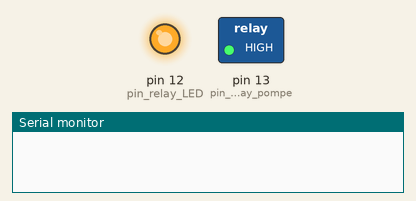
The sketch below on a simulated Arduino Uno, built with avr-gcc and run on an emulated ATmega328P. Parts: switched loads named in the sketch (green lamp = pin HIGH), output pins drawn as LEDs (lit = HIGH), the last lines printed to the serial monitor.

Above: at 0.1 s.
At 2.5 s:
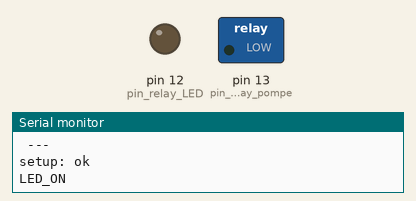
At 52.5 s:
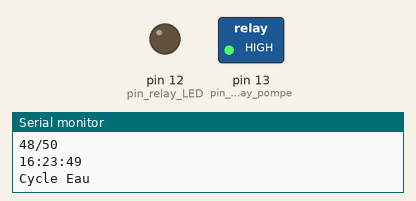
Timing chart, 0 to 54.0 s (numbered marks = the images above):
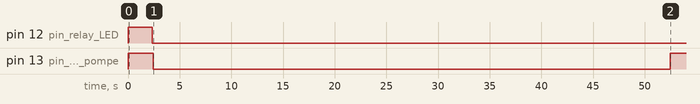

The sketch:

aquamatique_HOME_V1.1_without_clock.ino
```cpp
#include <avr/wdt.h>            // Inclusion de la librairie WatchDog

//réglages

/*
  //exemple
  unsigned int heure_start = 15, minute_start = 40;           // heure de branche du systeme

  unsigned int tpsON_min = 0, tpsON_sec = 50;                // duree d'arrossage - cycle EAU
  unsigned int tpsOFF_min = 10, tpsOFF_sec = 0;              // duree sans arrossage - cycle AIR

  unsigned int LED_heure_start = 6, LED_heure_fin = 18 ;     // heures de debut et de fin de l'eclairage - cycle LUMIERE
*/


unsigned int heure_start = 16, minute_start = 23;           // heure de branche du systeme

unsigned int tpsON_min = 0, tpsON_sec = 50;                // duree d'arrossage - cycle EAU
unsigned int tpsOFF_min = 10, tpsOFF_sec = 0;              // duree sans arrossage - cycle AIR

unsigned int LED_heure_start = 5, LED_heure_fin = 18 ;     // heures de debut et de fin de l'eclairage - cycle LUMIERE


//interface
const unsigned int pin_relay_pompe = 13;
const unsigned int pin_relay_LED = 12;

// NE RIEN CHANGER à partie de maintenant
//code
int tpsON , tpsOFF , nbrCYCLE , H, M, S;
boolean air, eau, lumiere;
boolean debug = 1; // 1=on

void setup() {

  //  wdt_disable(); // Desactiver le WatchDog

  wdt_enable(WDTO_8S); // Active le WatchDog sur une durée de 8 secondes


  pinMode(pin_relay_pompe, OUTPUT);
  digitalWrite(pin_relay_pompe, HIGH);// OFF
  pinMode(pin_relay_LED, OUTPUT);
  digitalWrite(pin_relay_LED, HIGH);// OFF

  delay(100);
  Serial.begin(9600);
  info_start();

  tpsON = (( tpsON_min * 60) + tpsON_sec);
  tpsOFF = (tpsOFF_min * 60) + tpsOFF_sec;

  H = heure_start; // heure de l'"horloge" mis à heure_start
  M = minute_start; // idem minute
  S = 0; // seconde

  delay(100);

  if (LED_heure_start <= H && LED_heure_fin > H) {
    lumiere = 1;
    digitalWrite(pin_relay_LED, LOW);// OFF
    if (debug == 1) {
      Serial.println ("LED_ON");
    }
  }
  else {
    lumiere = 0;
    digitalWrite(pin_relay_LED, HIGH);// OFF
    if (debug == 1) {
      Serial.println ("LED_OFF");

    }


  }
}

void loop() {
  Eau();

  LED();

  Air();

  LED();
}

void Eau() {
  eau = true;
  air = false;
  delay(100);
  nbrCYCLE++;
  digitalWrite(pin_relay_pompe, LOW);

  for (int i = 0; i < tpsON; i ++) {
    delay(1000);
    Chronos();
    wdt_reset();

    if (debug) {

      Serial.println ("Cycle Eau");
      Serial.print (i);
      Serial.print ("/");
      Serial.println (tpsON);
      Serial.print (H);
      Serial.print (":");
      Serial.print (M);
      Serial.print (":");
      Serial.println (S);
    }
  }
}
void Air() {
  eau = false;
  air = true;

  digitalWrite(pin_relay_pompe, HIGH);

  for (int i = 0; i < tpsOFF; i ++) {


    delay(1000);
    Chronos();
    wdt_reset();

    if (debug) {
      Serial.println ("Cycle Air");
      Serial.print (i);
      Serial.print ("/");
      Serial.println (tpsOFF);
      Serial.print (H);
      Serial.print (":");
      Serial.print (M);
      Serial.print (":");
      Serial.println (S);
    }
  }
}

// pas besoin mais on garde le code au cas ou
/*
  void wdt_delay(unsigned long msec)
  {
  wdt_reset();

  while (msec > 1000)
  {
    wdt_reset();
    delay(1000);
    msec -= 1000;
  }
  delay(msec);
  wdt_reset();
  }

*/
void wdt_reload()
{
  delay(8001);
}


void Chronos() {
  S++;
  if (S >= 60) {
    M++;
    S = 0;
    if (M >= 60) {
      H++;
      M = 0;
      if (H >= 24) {
        H = 0;

if ( H == heure_start && M == minute_start) {
  wdt_reload();
}
      }
    }
  }


}

void LED() {
  if (H == LED_heure_start && lumiere == 0) {
    lumiere = 1;
    digitalWrite(pin_relay_LED, LOW);// OFF
    if (debug) {
      Serial.println ("LED_ON");
    }
  }
  else if (H == LED_heure_fin && lumiere == 1) {
    lumiere = 0;
    digitalWrite(pin_relay_LED, HIGH);// OFF
    if (debug) {
      Serial.println ("LED_OFF");
    }
  }
}

void info_start() {
  Serial.println ("AQUAPONIQUE-2018-BY Leresteux Julien");
  Serial.println (" --- ");
  Serial.print ("Il est, si tout va bien, ");
  Serial.print (heure_start);
  Serial.print ("H");
  Serial.println (minute_start);
  Serial.println (" --- ");
  Serial.print ("Debut du cycle lumiere à ");
  Serial.print (LED_heure_start);
  Serial.print ("H00 --- ");

  Serial.print ("Fin du cycle lumiere à ");
  Serial.print (LED_heure_fin);
  Serial.println ("H00");

  Serial.println (" --- ");
  Serial.print ("EAU : ");
  Serial.print  (tpsON_min);
  Serial.print  (" min ");
  Serial.print  (tpsON_sec);
  Serial.println (" sec ");

  Serial.print ("AIR : ");
  Serial.print  (tpsOFF_min);
  Serial.print  (" min ");
  Serial.println  (tpsOFF_sec);

  Serial.print (tpsOFF);
  Serial.println  (" sec ");
  Serial.println (" --- ");
  Serial.println ("setup: ok");
  delay(2000);
}
```

Measured:
- by itself, pin 13 (pin_relay_pompe): HIGH → LOW at 2.5 s, → HIGH 50.0 s later
